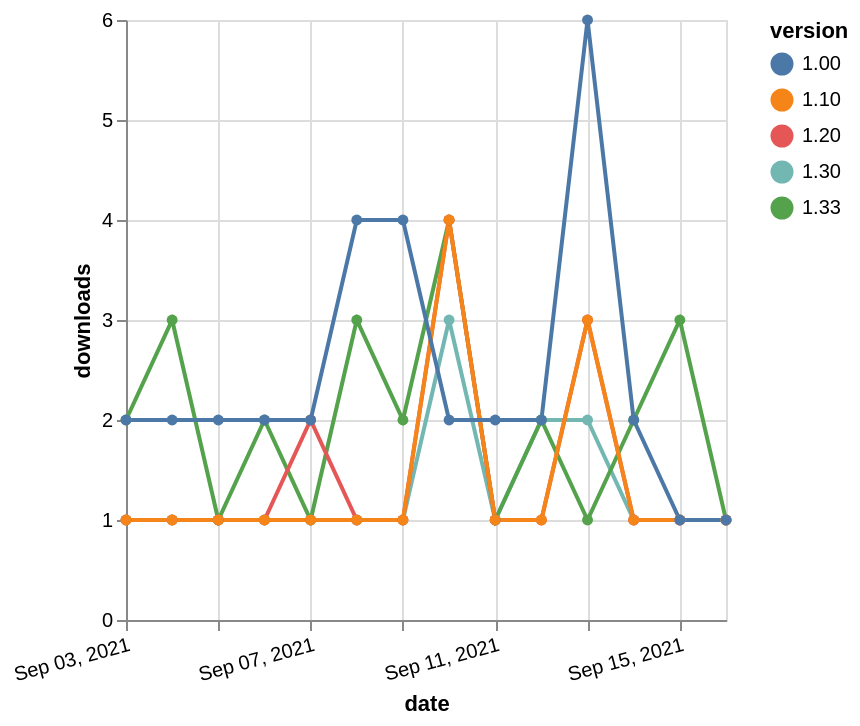

Vega-Lite specification for this chart:
### Vega-Lite specification from a JSON file in a GitHub repository (floating-point values rounded to 4 significant figures)
{"$schema": "https://vega.github.io/schema/vega-lite/v5.json", "description": "A simple bar chart with embedded data.", "data": {"values": [{"date": "2021-09-03", "total": 226, "delta": 1, "version": "1.30"}, {"date": "2021-09-04", "total": 227, "delta": 1, "version": "1.30"}, {"date": "2021-09-05", "total": 228, "delta": 1, "version": "1.30"}, {"date": "2021-09-06", "total": 229, "delta": 1, "version": "1.30"}, {"date": "2021-09-07", "total": 230, "delta": 1, "version": "1.30"}, {"date": "2021-09-08", "total": 231, "delta": 1, "version": "1.30"}, {"date": "2021-09-09", "total": 232, "delta": 1, "version": "1.30"}, {"date": "2021-09-10", "total": 235, "delta": 3, "version": "1.30"}, {"date": "2021-09-11", "total": 236, "delta": 1, "version": "1.30"}, {"date": "2021-09-12", "total": 238, "delta": 2, "version": "1.30"}, {"date": "2021-09-13", "total": 240, "delta": 2, "version": "1.30"}, {"date": "2021-09-14", "total": 241, "delta": 1, "version": "1.30"}, {"date": "2021-09-15", "total": 242, "delta": 1, "version": "1.30"}, {"date": "2021-09-16", "total": 243, "delta": 1, "version": "1.30"}, {"date": "2021-09-03", "total": 241, "delta": 2, "version": "1.33"}, {"date": "2021-09-04", "total": 244, "delta": 3, "version": "1.33"}, {"date": "2021-09-05", "total": 245, "delta": 1, "version": "1.33"}, {"date": "2021-09-06", "total": 247, "delta": 2, "version": "1.33"}, {"date": "2021-09-07", "total": 248, "delta": 1, "version": "1.33"}, {"date": "2021-09-08", "total": 251, "delta": 3, "version": "1.33"}, {"date": "2021-09-09", "total": 253, "delta": 2, "version": "1.33"}, {"date": "2021-09-10", "total": 257, "delta": 4, "version": "1.33"}, {"date": "2021-09-11", "total": 258, "delta": 1, "version": "1.33"}, {"date": "2021-09-12", "total": 260, "delta": 2, "version": "1.33"}, {"date": "2021-09-13", "total": 261, "delta": 1, "version": "1.33"}, {"date": "2021-09-14", "total": 263, "delta": 2, "version": "1.33"}, {"date": "2021-09-15", "total": 266, "delta": 3, "version": "1.33"}, {"date": "2021-09-16", "total": 267, "delta": 1, "version": "1.33"}, {"date": "2021-09-03", "total": 582, "delta": 1, "version": "1.20"}, {"date": "2021-09-04", "total": 583, "delta": 1, "version": "1.20"}, {"date": "2021-09-05", "total": 584, "delta": 1, "version": "1.20"}, {"date": "2021-09-06", "total": 585, "delta": 1, "version": "1.20"}, {"date": "2021-09-07", "total": 587, "delta": 2, "version": "1.20"}, {"date": "2021-09-08", "total": 588, "delta": 1, "version": "1.20"}, {"date": "2021-09-09", "total": 589, "delta": 1, "version": "1.20"}, {"date": "2021-09-10", "total": 593, "delta": 4, "version": "1.20"}, {"date": "2021-09-11", "total": 594, "delta": 1, "version": "1.20"}, {"date": "2021-09-12", "total": 595, "delta": 1, "version": "1.20"}, {"date": "2021-09-13", "total": 598, "delta": 3, "version": "1.20"}, {"date": "2021-09-14", "total": 599, "delta": 1, "version": "1.20"}, {"date": "2021-09-15", "total": 600, "delta": 1, "version": "1.20"}, {"date": "2021-09-16", "total": 601, "delta": 1, "version": "1.20"}, {"date": "2021-09-03", "total": 423, "delta": 1, "version": "1.10"}, {"date": "2021-09-04", "total": 424, "delta": 1, "version": "1.10"}, {"date": "2021-09-05", "total": 425, "delta": 1, "version": "1.10"}, {"date": "2021-09-06", "total": 426, "delta": 1, "version": "1.10"}, {"date": "2021-09-07", "total": 427, "delta": 1, "version": "1.10"}, {"date": "2021-09-08", "total": 428, "delta": 1, "version": "1.10"}, {"date": "2021-09-09", "total": 429, "delta": 1, "version": "1.10"}, {"date": "2021-09-10", "total": 433, "delta": 4, "version": "1.10"}, {"date": "2021-09-11", "total": 434, "delta": 1, "version": "1.10"}, {"date": "2021-09-12", "total": 435, "delta": 1, "version": "1.10"}, {"date": "2021-09-13", "total": 438, "delta": 3, "version": "1.10"}, {"date": "2021-09-14", "total": 439, "delta": 1, "version": "1.10"}, {"date": "2021-09-15", "total": 440, "delta": 1, "version": "1.10"}, {"date": "2021-09-16", "total": 441, "delta": 1, "version": "1.10"}, {"date": "2021-09-03", "total": 2415, "delta": 2, "version": "1.00"}, {"date": "2021-09-04", "total": 2417, "delta": 2, "version": "1.00"}, {"date": "2021-09-05", "total": 2419, "delta": 2, "version": "1.00"}, {"date": "2021-09-06", "total": 2421, "delta": 2, "version": "1.00"}, {"date": "2021-09-07", "total": 2423, "delta": 2, "version": "1.00"}, {"date": "2021-09-08", "total": 2427, "delta": 4, "version": "1.00"}, {"date": "2021-09-09", "total": 2431, "delta": 4, "version": "1.00"}, {"date": "2021-09-10", "total": 2433, "delta": 2, "version": "1.00"}, {"date": "2021-09-11", "total": 2435, "delta": 2, "version": "1.00"}, {"date": "2021-09-12", "total": 2437, "delta": 2, "version": "1.00"}, {"date": "2021-09-13", "total": 2443, "delta": 6, "version": "1.00"}, {"date": "2021-09-14", "total": 2445, "delta": 2, "version": "1.00"}, {"date": "2021-09-15", "total": 2446, "delta": 1, "version": "1.00"}, {"date": "2021-09-16", "total": 2447, "delta": 1, "version": "1.00"}]}, "width": "container", "mark": {"type": "line", "point": {"filled": true}}, "encoding": {"x": {"field": "date", "type": "temporal", "timeUnit": "yearmonthdate", "title": "date", "axis": {"labelAngle": -15}}, "y": {"field": "delta", "type": "quantitative", "title": "downloads"}, "color": {"field": "version", "type": "nominal"}, "tooltip": {"field": "delta"}}}
